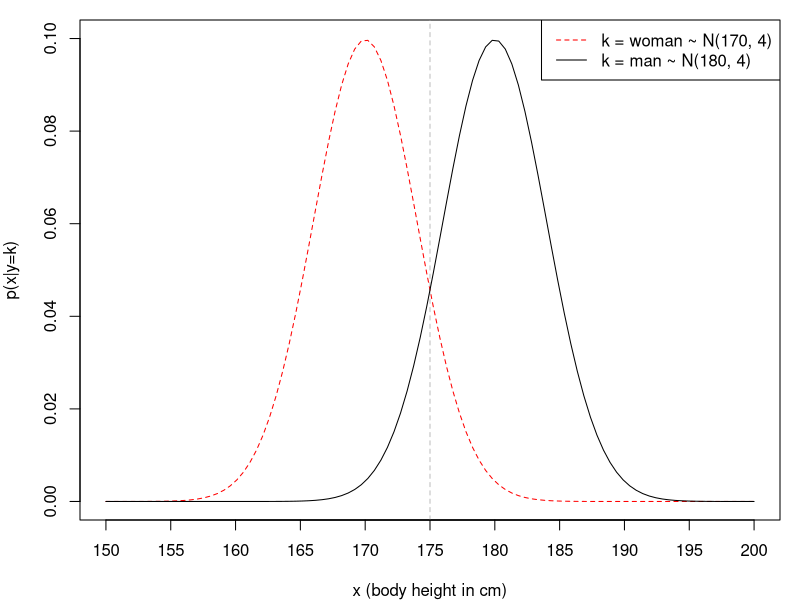
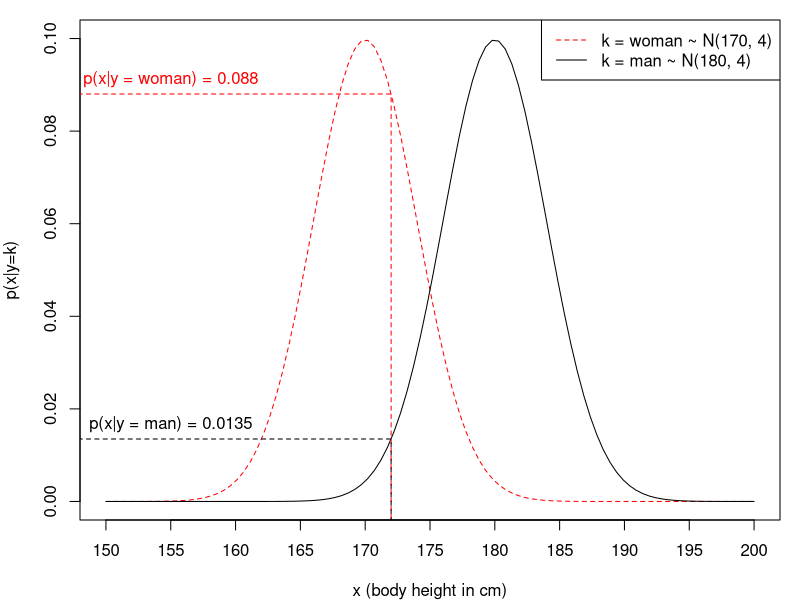
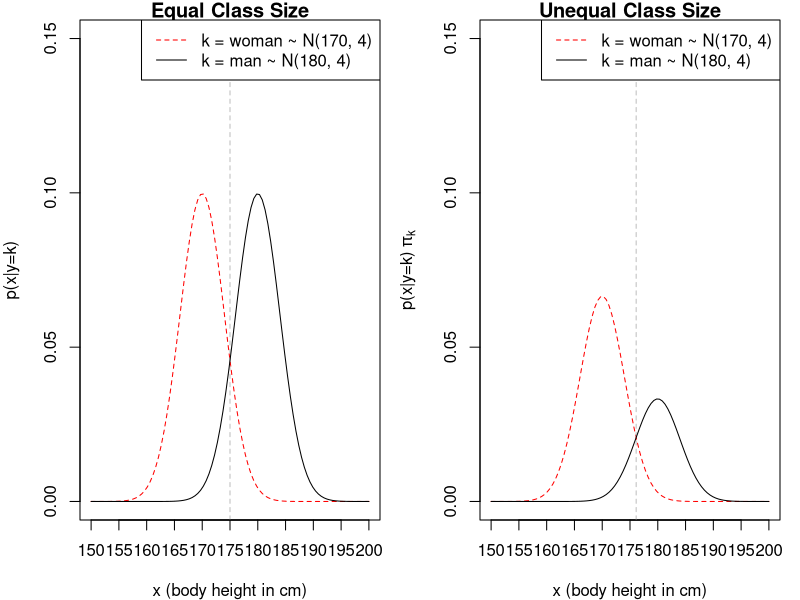
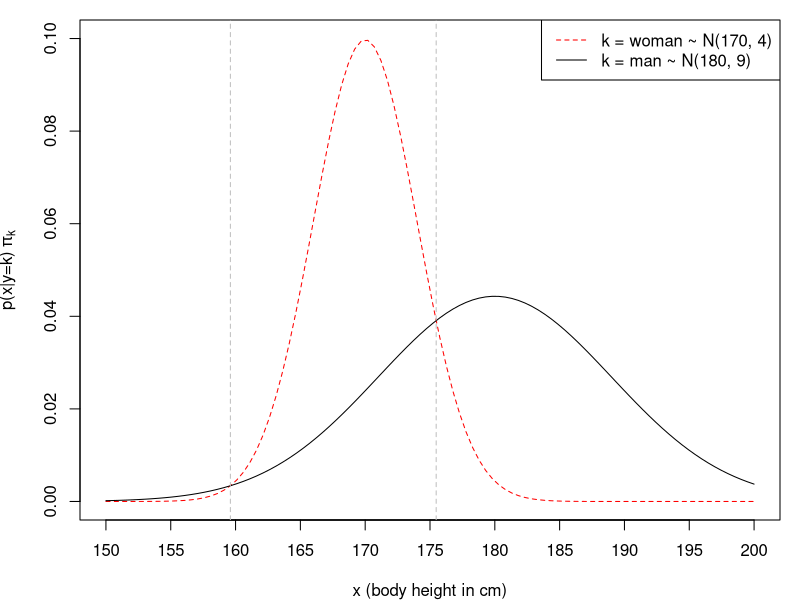

The R source for these figures, in order:
bh.man = c(184,177,185,179,182,182,178,176,184,173)
bh.woman = c(176,165,170,171,166,172,164,171,175,170)
mean(bh.man)
mean(bh.woman)

x = c(bh.man, bh.woman)
class = as.factor(rep(c("man", "woman"), each = 10))

df = data.frame(x, class)
str(df)

# plot 1
png("../figure/disc_univariate-1.png", width = 3000, height = 1300, res = 300)
par(mar = c(4,4,1,1))
x = seq(150, 200, length.out = 100)
plot(x, dnorm(x, mean = 170, sd = 4), type = "l", col = "red", lty = 2, 
     xlim = c(150, 200), ylim = c(0, 0.1),
     ylab = "p(x|y=k)", xlab = "x (body height in cm)")
abline(v = 175, col = "grey", lty = 2)
axis(1, at = seq(155, 195, by = 10))
lines(x, dnorm(x, mean = 180, sd = 4)) 
legend("topright", legend = c("k = woman ~ N(170, 4)", "k = man ~ N(180, 4)"), 
       col = c("red", "black"), lty = c(2, 1))
dev.off()

# plot 2
png("../figure/disc_univariate-2.png", width = 3000, height = 1300, res = 300)
par(mar = c(4,4,1,1))
x = seq(150, 200, length.out = 100)
y.woman = dnorm(x, mean = 170, sd = 4)
y.man = dnorm(x, mean = 180, sd = 4)

plot(x, y.woman, type = "l", col = "red", lty = 2, xlim = c(150, 200), ylim = c(0, 0.1), 
     ylab = "p(x|y=k)", xlab = "x (body height in cm)")
axis(1, at = seq(155, 195, by = 10))
lines(x, y.man) 
legend("topright", legend = c("k = woman ~ N(170, 4)", "k = man ~ N(180, 4)"), 
       col = c("red", "black"), lty = c(2, 1))

lines(c(0, 172, 172), c(rep(dnorm(172, mean = 170, sd = 4), 2), -1), col = "red", lty = 2)
text(155, dnorm(172, mean = 170, sd = 4), pos = 3, col  = "red",
     labels = paste0("p(x|y = woman) = ", woman <- round(dnorm(172, mean = 170, sd = 4), 4)))

lines(c(0, 172, 172), c(rep(dnorm(172, mean = 180, sd = 4), 2), -1), 
      col = "black", lty = 2)
text(155, dnorm(172, mean = 180, sd = 4), 
     labels = paste0("p(x|y = man) = ", man <- round(dnorm(172, mean = 180, sd = 4), 4)), 
     pos = 3, col  = "black")
dev.off()

# plot 3
png("../figure/disc_univariate-3.png", width = 3000, height = 1300, res = 300)
par(mar = c(4,4,1,1), mfrow = c(1,2))

y.woman = dnorm(x, mean = 170, sd = 4)
y.man = dnorm(x, mean = 180, sd = 4)
plot(x, y.woman, type = "l", col = "red", lty = 2, 
     xlim = c(150, 200), ylim = c(0, 0.15),
     main = "Equal Class Size",
     ylab = "p(x|y=k)",  #yaxt = "n",
     xlab = "x (body height in cm)")
abline(v = 175, col = "grey", lty = 2)
axis(1, at = seq(155, 195, by = 10))
lines(x,y.man) 
legend("topright", legend = c("k = woman ~ N(170, 4)", "k = man ~ N(180, 4)"), 
       col = c("red", "black"), lty = c(2, 1))

x = seq(150, 200, length.out = 100)
y.woman = dnorm(x, mean = 170, sd = 4)*2/3#*2
y.man = dnorm(x, mean = 180, sd = 4)*1/3#*2

x = seq(150, 200, length.out = 100)
plot(x, y.woman, type = "l", col = "red", lty = 2, 
     xlim = c(150, 200), ylim = c(0, 0.15),
     main = "Unequal Class Size",
     ylab = expression("p(x|y=k)"~pi[k]),#  yaxt = "n",
     xlab = "x (body height in cm)")

f = function(x) (dnorm(x, mean = 170, sd = 4)*2/3 - dnorm(x, mean = 180, sd = 4)*1/3)
x.unequal = uniroot(f = f, lower = 170, upper = 200)$root

abline(v = x.unequal, col = "grey", lty = 2)
axis(1, at = seq(155, 195, by = 10))
lines(x,y.man) 
legend("topright", legend = c("k = woman ~ N(170, 4)", "k = man ~ N(180, 4)"), 
       col = c("red", "black"), lty = c(2, 1))
dev.off()

# plot 4
png("../figure/disc_univariate-4.png", width = 3000, height = 1300, res = 300)
f = function(x) (dnorm(x, mean = 170, sd = 4) - dnorm(x, mean = 180, sd = 9))
x1 = uniroot(f = f, lower = 170, upper = 200)$root
x2 = uniroot(f = f, lower = 150, upper = 170)$root
par(mar = c(4,4,1,1))
x = seq(150, 200, length.out = 100)
plot(x, dnorm(x, mean = 170, sd = 4), type = "l", col = "red", lty = 2, 
     xlim = c(150, 200), ylim = c(0, 0.1),
     ylab = expression("p(x|y=k)"~pi[k]), xlab = "x (body height in cm)")
axis(1, at = seq(155, 195, by = 10))
lines(x, dnorm(x, mean = 180, sd = 9)) 
legend("topright", legend = c("k = woman ~ N(170, 4)", "k = man ~ N(180, 9)"), 
       col = c("red", "black"), lty = c(2, 1))

abline(v = c(x1, x2), col = "gray", lty = 2)
dev.off()
